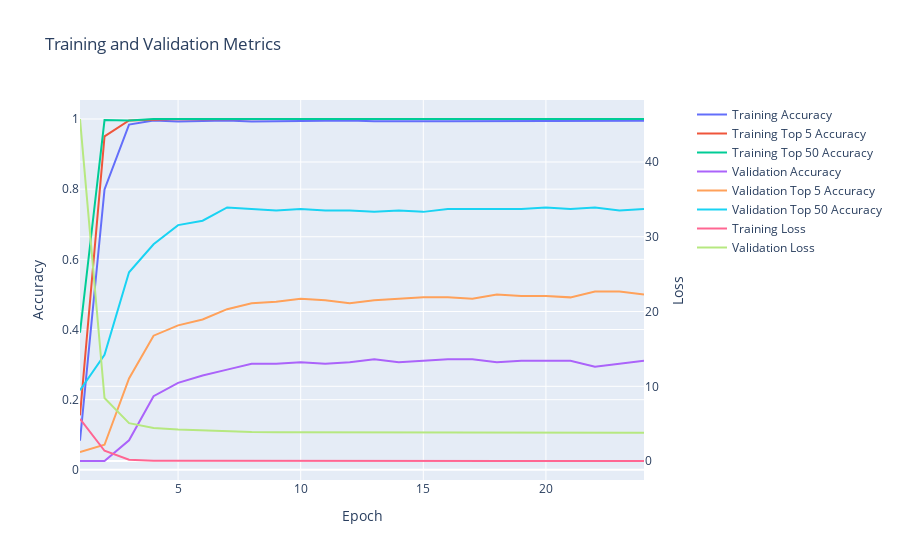

The code cell stored with this chart in its notebook:
### Code cell
softmax_cross_entropy_model.display_training_history()

### Figure 1 — Plotly figure (JSON) as saved in the notebook; plotly's stock layout.template omitted (floating-point values rounded to 4 significant figures)
{"data": [{"mode": "lines", "name": "Training Accuracy", "type": "scatter", "x": [1, 2, 3, 4, 5, 6, 7, 8, 9, 10, 11, 12, 13, 14, 15, 16, 17, 18, 19, 20, 21, 22, 23, 24], "xaxis": "x", "y": [0.08298, 0.7994, 0.9842, 0.9958, 0.9926, 0.9947, 0.9958, 0.9926, 0.9937, 0.9937, 0.9937, 0.9958, 0.9937, 0.9947, 0.9937, 0.9937, 0.9937, 0.9947, 0.9947, 0.9958, 0.9947, 0.9947, 0.9947, 0.9947, 0.9916], "yaxis": "y"}, {"mode": "lines", "name": "Training Top 5 Accuracy", "type": "scatter", "x": [1, 2, 3, 4, 5, 6, 7, 8, 9, 10, 11, 12, 13, 14, 15, 16, 17, 18, 19, 20, 21, 22, 23, 24], "xaxis": "x", "y": [0.1555, 0.9506, 0.9958, 0.9979, 1.0, 0.9989, 1.0, 1.0, 1.0, 1.0, 1.0, 1.0, 1.0, 1.0, 1.0, 1.0, 1.0, 1.0, 1.0, 1.0, 1.0, 1.0, 1.0, 1.0, 1.0], "yaxis": "y"}, {"mode": "lines", "name": "Training Top 50 Accuracy", "type": "scatter", "x": [1, 2, 3, 4, 5, 6, 7, 8, 9, 10, 11, 12, 13, 14, 15, 16, 17, 18, 19, 20, 21, 22, 23, 24], "xaxis": "x", "y": [0.3908, 0.9968, 0.9958, 1.0, 1.0, 1.0, 1.0, 1.0, 1.0, 1.0, 1.0, 1.0, 1.0, 1.0, 1.0, 1.0, 1.0, 1.0, 1.0, 1.0, 1.0, 1.0, 1.0, 1.0, 1.0], "yaxis": "y"}, {"mode": "lines", "name": "Validation Accuracy", "type": "scatter", "x": [1, 2, 3, 4, 5, 6, 7, 8, 9, 10, 11, 12, 13, 14, 15, 16, 17, 18, 19, 20, 21, 22, 23, 24], "xaxis": "x", "y": [0.02521, 0.02521, 0.08403, 0.2101, 0.2479, 0.2689, 0.2857, 0.3025, 0.3025, 0.3067, 0.3025, 0.3067, 0.3151, 0.3067, 0.3109, 0.3151, 0.3151, 0.3067, 0.3109, 0.3109, 0.3109, 0.2941, 0.3025, 0.3109, 0.3109], "yaxis": "y"}, {"mode": "lines", "name": "Validation Top 5 Accuracy", "type": "scatter", "x": [1, 2, 3, 4, 5, 6, 7, 8, 9, 10, 11, 12, 13, 14, 15, 16, 17, 18, 19, 20, 21, 22, 23, 24], "xaxis": "x", "y": [0.05042, 0.07143, 0.2605, 0.3824, 0.4118, 0.4286, 0.458, 0.4748, 0.479, 0.4874, 0.4832, 0.4748, 0.4832, 0.4874, 0.4916, 0.4916, 0.4874, 0.5, 0.4958, 0.4958, 0.4916, 0.5084, 0.5084, 0.5, 0.5], "yaxis": "y"}, {"mode": "lines", "name": "Validation Top 50 Accuracy", "type": "scatter", "x": [1, 2, 3, 4, 5, 6, 7, 8, 9, 10, 11, 12, 13, 14, 15, 16, 17, 18, 19, 20, 21, 22, 23, 24], "xaxis": "x", "y": [0.2269, 0.3277, 0.563, 0.6429, 0.6975, 0.7101, 0.7479, 0.7437, 0.7395, 0.7437, 0.7395, 0.7395, 0.7353, 0.7395, 0.7353, 0.7437, 0.7437, 0.7437, 0.7437, 0.7479, 0.7437, 0.7479, 0.7395, 0.7437, 0.7479], "yaxis": "y"}, {"mode": "lines", "name": "Training Loss", "type": "scatter", "x": [1, 2, 3, 4, 5, 6, 7, 8, 9, 10, 11, 12, 13, 14, 15, 16, 17, 18, 19, 20, 21, 22, 23, 24], "xaxis": "x", "y": [5.629, 1.374, 0.1808, 0.04165, 0.04719, 0.03717, 0.0302, 0.02309, 0.01616, 0.01672, 0.01773, 0.01258, 0.01543, 0.01345, 0.0146, 0.01049, 0.01073, 0.01022, 0.01091, 0.007873, 0.009475, 0.01108, 0.01217, 0.009086, 0.01083], "yaxis": "y2"}, {"mode": "lines", "name": "Validation Loss", "type": "scatter", "x": [1, 2, 3, 4, 5, 6, 7, 8, 9, 10, 11, 12, 13, 14, 15, 16, 17, 18, 19, 20, 21, 22, 23, 24], "xaxis": "x", "y": [45.75, 8.427, 5.064, 4.43, 4.21, 4.075, 3.931, 3.882, 3.861, 3.852, 3.847, 3.846, 3.831, 3.823, 3.831, 3.811, 3.814, 3.807, 3.797, 3.789, 3.795, 3.793, 3.78, 3.776, 3.771], "yaxis": "y2"}], "layout": {"title": {"text": "Training and Validation Metrics"}, "xaxis": {"anchor": "y", "domain": [0.0, 0.94], "title": {"text": "Epoch"}}, "yaxis": {"anchor": "x", "domain": [0.0, 1.0], "title": {"text": "Accuracy"}}, "yaxis2": {"anchor": "x", "overlaying": "y", "side": "right", "title": {"text": "Loss"}}}}
